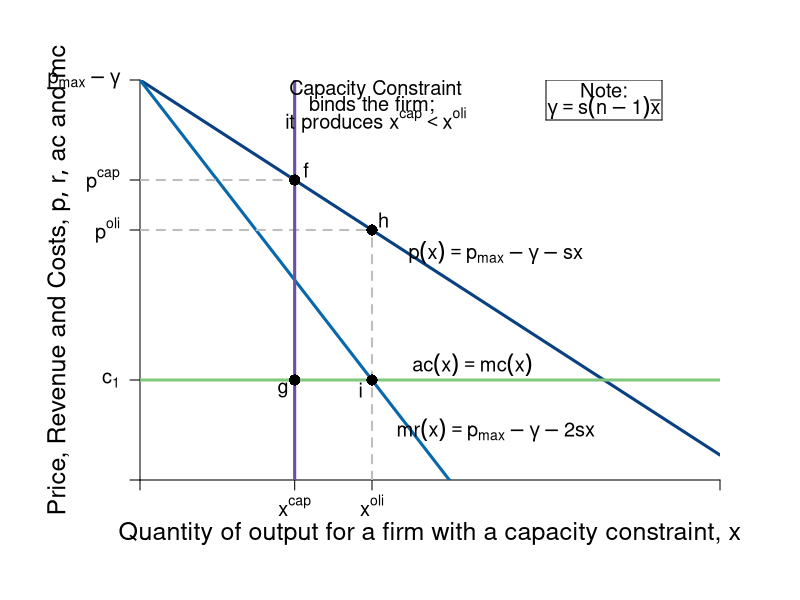

R code for this plot:
#Graph Designer: Simon Halliday + Scott Cohn
#Authors: Bowles and Halliday
#Title: Coordination, Conflict and Competition: A Text in Microeconomics

require(shape)
pdf(file = "competitionmarkets/cournot_cap/cournot_cap_3.pdf", width = 9, height = 7)

#Set parameters for graphics
axislabelsize <- 1.5
labelsize <- 1.2
graphlinewidth <- 3
segmentlinewidth <- 2

COL <- c("#7fc97f", "#beaed4", "#fdc086", "#ffff99", "#386cb0", "#f0027f", "#bf5b17", "#666666")
COLA <- c("#e0f3db", "#99d8c9","#66c2a4","#41ae76", "#238b45", "#005824")
COLB <- c("#c6dbef", "#4eb3d3", "#2b8cbe", "#0868ac","#084081")
COLC <- c("#fcfbfd", "#efedf5", "#dadaeb", "#bcbddc", "#9e9ac8", "#807dba", "#6a51a3", "#54278f", "#3f007d")

#Edited the margins to cater for the larger LHS labels
par(mar =  c(6, 7, 4, 4))

AvgRevenue <- function(x, s = 0.5, pmax = 20, c1 = 2, n = 5, xbar = 6){
  pmax -s*(n-1)*xbar -s*x
}

MRevenue <- function(x,  s = 0.5, pmax = 20, c1 = 2, n = 5,  xbar = 6){
  pmax - s*(n-1)*xbar -2*s*x
}

AvgCost <- function(x, c0 = 2, c1 = 2){
  c0/x + c1
}

xlims <- c(0, 15)
ylims <- c(0, 8)

npts <- 501 
x <- seq(xlims[1], xlims[2], length.out = npts)
y <- seq(ylims[1], ylims[2], length.out = npts) 
a <- c(13, 16.75, 19.25)

plot(0, 0, xlim = xlims, ylim = ylims, type = "n",
     xlab = expression(paste("")),
     ylab = expression(paste("")), 
     xaxt = "n", 
     yaxt = "n", 
     cex.lab = axislabelsize, 
     bty = "n",
     xaxs="i", 
     yaxs="i")

ticksy <- c(0, 2, AvgRevenue(x = 6), AvgRevenue(x = 4), ylims[2])
ylabels <- c(NA, expression(paste(c[1])), expression(paste(p^{oli})), expression(paste(p^{cap})), expression(paste(p[max] - gamma)))
ticksx <- c(0, 4, 6,  xlims[2])
xlabels <- c(NA, expression(paste(x^{cap})), expression(paste(x^{oli})), NA)

axis(1, at = ticksx, pos = 0, labels = xlabels, cex.axis = labelsize)
axis(2, at = ticksy, pos = 0, labels = ylabels, las = 1, cex.axis = labelsize)

npts <- 500 
xx1 <- seq(xlims[1], xlims[2], length.out = npts)
xx3 <- seq(2, 6, length.out = npts)

#Draw the polygon for profit
# xpoly1 <- c(0, 4, 4, 0, 0)
# ypoly1 <- c(2, 2, AvgRevenue(x = 4), AvgRevenue(x = 4), 2)
# polygon(x = xpoly1, y = ypoly1, col=COLA[1], density=NULL, border = NA)

#Draw the polygon for costs
# xpoly2 <- c(0, 4, 4, 0, 0)
# ypoly2 <- c(0, 0, 2, 2, 2)
# polygon(x = xpoly2, y = ypoly2, col=COLB[1], density=NULL, border = NA)

lines(xx1, AvgRevenue(xx1), col = COLB[5], lwd = graphlinewidth)
lines(xx1, MRevenue(xx1), col = COLB[4], lwd = graphlinewidth)

#Label the axes
mtext(expression(paste("Quantity of output for a firm with a capacity constraint, ", x)), side=1, line = 2.5, cex = axislabelsize)
text(-2.1, 0.5*ylims[2], expression(paste("Price, Revenue and Costs, ", list(p, r, ac), " and ", mc)), xpd = TRUE, cex = axislabelsize, srt = 90) 

text(8.6, 2.3, expression(paste(ac(x) == mc(x))), cex = labelsize)
text(9.2, 4.55, expression(paste(p(x) == p[max] - gamma - s*x)), cex = labelsize)
text(9.2, 1, expression(paste(mr(x) == p[max] - gamma - 2*s*x)), cex = labelsize)

#Labels cost and profit areas
# text(2, 1, expression("Total Costs"), cex = labelsize)
# text(2, 3.5, expression("Profit"), cex = labelsize)

#Draw segments for total costs
segments(0, AvgRevenue(x = 4), 4, AvgRevenue(x = 4), lty = 2, col = "gray" , lwd = segmentlinewidth)
segments(0, AvgRevenue(x = 6), 6, AvgRevenue(x = 6), lty = 2, col = "gray" , lwd = segmentlinewidth)
segments(6, 0, 6, AvgRevenue(x = 6), lty = 2, col = "gray" , lwd = segmentlinewidth)
segments(0, 2, xlims[2], 2, lty = 1, col = COL[1] , lwd = graphlinewidth)

#Segment for capacity constraint
segments(4, 0, 4, ylims[2], lty = 1, col = COLC[7] , lwd = graphlinewidth)

#Label Points for comparison
points(6, MRevenue(x = 6), pch = 16, col = "black", cex = 1.5)
text(5.7, MRevenue(x = 6) - 0.2, expression(i), cex = labelsize)

points(6, AvgRevenue(x = 6), pch = 16, col = "black", cex = 1.5)
text(6.3, AvgRevenue(x = 6) + 0.2, expression(h), cex = labelsize)

points(4, AvgRevenue(x = 4), pch = 16, col = "black", cex = 1.5)
text(4.3, AvgRevenue(x = 4) + 0.2, expression(f), cex = labelsize)

points(4, 2, pch = 16, col = "black", cex = 1.5)
text(3.7, 2 - 0.2, expression(g), cex = labelsize)

text(12, 7.8, expression(paste("Note:")), cex = labelsize)
text(12, 7.45, expression(paste(gamma == s*(n-1)*bar(x))), cex = labelsize)
segments(10.5, 7.2, 13.5, 7.2, lty = 1, col = "black" , lwd = 1)
segments(10.5, 8, 13.5, 8, lty = 1, col = "black" , lwd = 1)
segments(10.5, 7.2, 10.5, 8, lty = 1, col = "black" , lwd = 1)
segments(13.5, 7.2, 13.5, 8, lty = 1, col = "black" , lwd = 1)

text(6.1, 7.8, expression(paste("Capacity Constraint")), cex = labelsize)
text(6, 7.5, expression(paste("binds the firm;")), cex = labelsize)
text(6.1, 7.2, expression(paste("it produces ", x^{cap} < x^{oli})), cex = labelsize)

dev.off()
